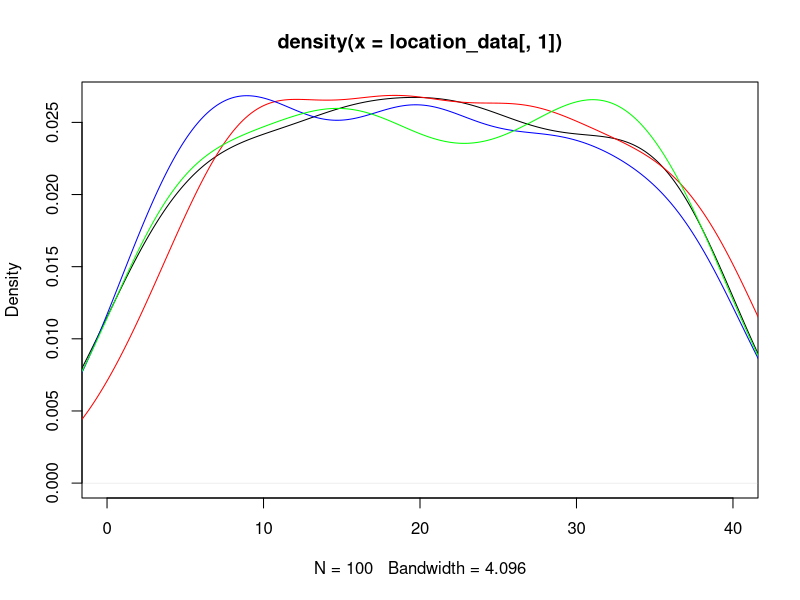
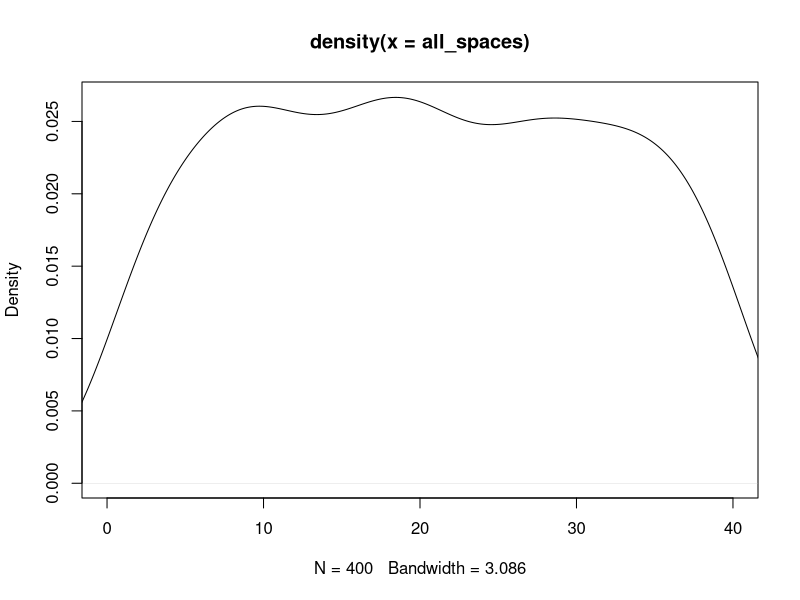
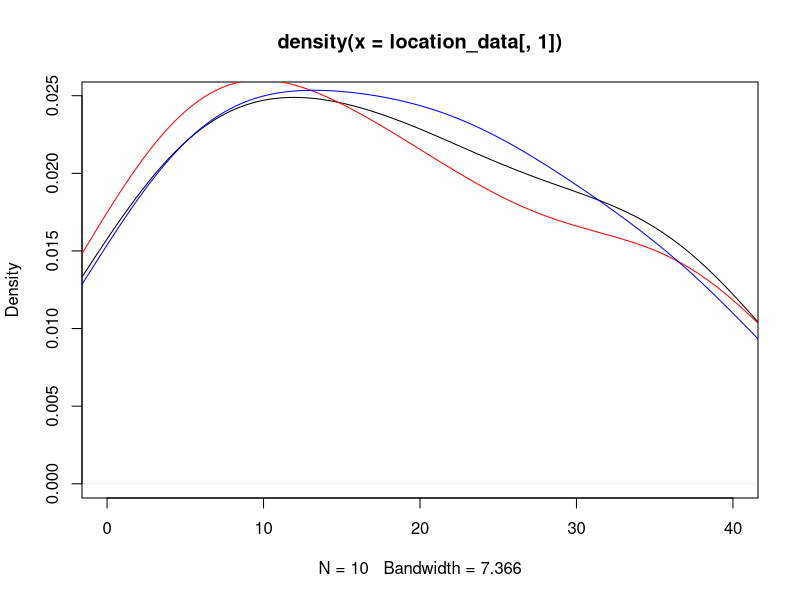
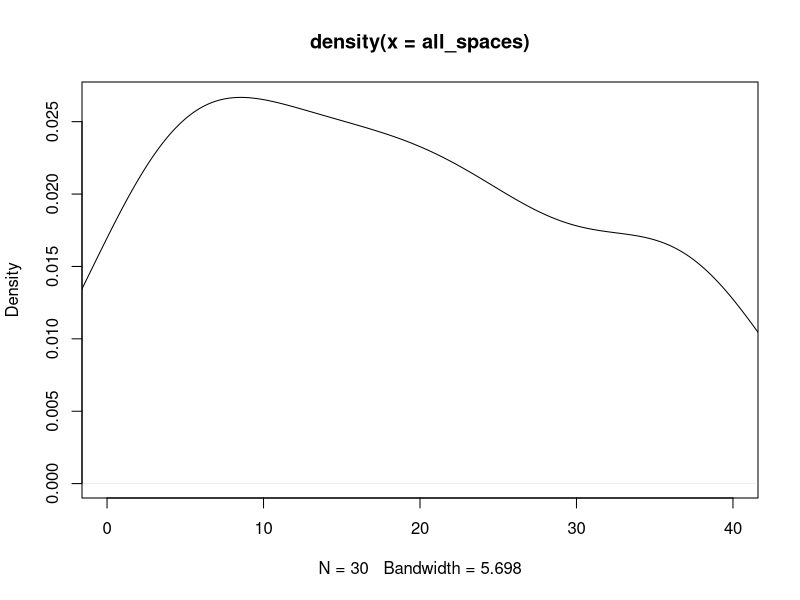

These figures' R source, in order: (Note: this script raises an error after producing the figures.)
## ---- chunk 1
knitr::opts_chunk$set(echo = TRUE)
## ---- chunk 2
#libraries
library(dplyr)
library(ggplot2)
## ---- chunk 3
#Kayleigh
##LET'S GET MOVING

monopolyBoard <- read.csv("MonopolyBoard.csv", header = T)
monopolyBoard

# Using dice rolls to determine where a player will land on the board
#input: "location"; a number 1-40; where the player is on the board
#output: the amount of spaces the player will move until they are on their new location

#note that this is only accounting for standard dice rolls, no special rules yet...

lets_move = function(location) {
  dice_roll_1 <- sample(1:6, 1, replace = TRUE)
  dice_roll_2 <- sample(1:6, 1, replace = TRUE)
  
  roll_total <- sum(dice_roll_1, dice_roll_2)
  roll_double <- dice_roll_1 == dice_roll_2
  
    location = location + roll_total
    
  if (location <= 40) {
    location = location
  } else {
    location = location - 40
  }
  
  space = monopolyBoard$name[monopolyBoard$spaces == location]
  
  print("You're moving forward...")
  print(roll_total)
  
  print("You're on space...")
  print(location)
  
  #print(space) #This prints out the name of the space that they land on. 
}

#testers
lets_move(1)
lets_move(25)
lets_move(38)
lets_move(40)



#A function to move players around the board and to play Monopoly!
#input: "turns"; the amount of turns we should take
#output: a player's new location on the board

lets_play = function(turns) {
  location = 1
  print("Starting Location: GO!")
  for (i in 1:turns) {
    location = lets_move(location)
  }
  print("You've landed on...")
  return(location)
}



lets_play(10) #tester #in this example if you look at a reference monopoly board and "walk" your way around the board with each move being the number in each output, you'll land on the space on the board corresponding to the final output (when counting "GO" as 1 and/or 40) 

#testers 
#"lets_move" and "lets_play" have both been edited to print out phrases for each roll and move to make it easier to determine how the player is moving. 
#"You're moving forward..." gives the player's roll
#"You're on space..." is the players position after 1 turn/"lets_move"
  # Later try to switch this print statement to the name of the spot that the player is on 
#"You've landed on..." gives the final location after running "lets_play" for "x" turns.
  # Later try to switch this print statement to the name of the spot that the player is on 

lets_play(3)
lets_play(10)

## ---- chunk 4
##DOUBLE DOWN

##WORK IN PROGRESS

#A function using dice rolls to determine how many spaces a player will move with the additional rules for "doubles" in Monopoly
#input: "location"; a number 1-40 where the player is on the board
#outut: the number of spaces the player will move on the board, with the special case of rolling three "doubles" and landing in jail
double_down = function(location) {
  dice_roll_1 <- sample(1:6, 1, replace = TRUE)
  dice_roll_2 <- sample(1:6, 1, replace = TRUE)
  
  roll_total <- sum(dice_roll_1, dice_roll_2)
  roll_double <- dice_roll_1 == dice_roll_2
  
  print("roll was")
  print(roll_total)
    
  if (roll_double) {
    
    dice_roll_3 <- sample(1:6, 1, replace = TRUE)
    dice_roll_4 <- sample(1:6, 1, replace = TRUE)
    
    roll_total_2 <- sum(dice_roll_3, dice_roll_4)
    roll_double_2 <- dice_roll_3 == dice_roll_4
    
    print("roll double was")
    print(roll_total_2)

    
    if (roll_double_2) {
      dice_roll_5 <- sample(1:6, 1, replace = TRUE)
      dice_roll_6 <- sample(1:6, 1, replace = TRUE)
      
      roll_total_3 <- sum(dice_roll_5, dice_roll_6)
      roll_double_3 <- dice_roll_5 == dice_roll_6
      
      print("roll double was")
      print(roll_total_3)
      
      if (roll_double_3) {
        location = 11 #Jail
        print("doubles, doubles, doubles")
        print("You're going to JAIL!")
        
      } else {
        location = location + roll_total + roll_total_2 + roll_total_3
        print("doubles, doubles, not doubles")
        print("You're moving forward...")
        print(roll_total + roll_total_2 + roll_total_3)
      }
    } else {
      location = location + roll_total + roll_total_2
      print("doubles, not doubles")
      print("You're moving forward...")
      print(roll_total+roll_total_2)
    }
  } else {
    location = location + roll_total
    print("no doubles")
    print("You're moving forward...")
    print(roll_total)
  }

    
  if (location <= 40) {
    location = location
  } else {
    location = location - 40
  }

  
  print("You're on space...")
  print(location)
}

double_down(1)
#text out in the function is kinda funky right but it's just to make sure its working right
#In final version switch all dice rolls to sample(1:6,...)

## ---- chunk 5
##CHANCE AND COMMUNITY CHEST CARDS
Card_Numbers <- c(1, 2, 3, 4, 5, 6, 7, 8, 9, 10, 11, 12, 13, 14, 15, 16)

Chance_Cards <- c("Advance to Boardwalk", "Advance to Go (Collect $200)", "Advance to Illinois Avenue. If you pass Go, collect $200", "Advance to St. Charles Place. If you pass Go, collect $200", "Advance to the nearest Railroad. If unowned, you may buy it from the Bank. If owned, pay owner twice the rental to which they are otherwise entitled", "Advance to the nearest Railroad. If unowned, you may buy it from the Bank. If owned, pay owner twice the rental to which they are otherwise entitled", "Advance token to nearest Utility. If unowned, you may buy it from the Bank. If owned, throw dice and pay owner a total ten times amount thrown", "Bank pays you dividend of $50", "Get Out of Jail Free", "Go Back 3 Spaces", "Go to Jail. Go directly to Jail, do not pass Go, do not collect $200", "Make general repairs on all your property. For each house pay $25. For each hotel pay $100", "Speeding fine $15", "Take a trip to Reading Railroad. If you pass Go, collect $200", "You have been elected Chairman of the Board. Pay each player $50", "Your building loan matures. Collect $150")

Chance <- data.frame(Chance_Cards, Card_Numbers)
Chance
##Chance cards to move a player to a new space:
  #1 -> Advance to Boardwalk (space 40)
  #2 -> Advance to Go (space 1)
  #3 -> Advance to Illinois Avenue (space 25)
  #4 -> Advance to St. Charles Place (space 12)
  #5 -> Advance to nearest Railroad (space(s) 6, 16, 26, 36)
  #6 -> Advance to nearest Railraod (space(s) 6, 16, 26, 36)
  #7 -> Advance to nearest Utility (space(s) 13, 29)
  #11 -> Go to Jail (space 11)
  #14 -> Take a trip to Reading Railroad (space 6)

Community_Chest_Cards <- c("Advance to Go (Collect $200)", "Bank error in your favor. Collect $200", "Doctor’s fee. Pay $50", "From sale of stock you get $50", "Get Out of Jail Free", "Go to Jail. Go directly to jail, do not pass Go, do not collect $200", "Holiday fund matures. Receive $100", "Income tax refund. Collect $20", "It is your birthday. Collect $10 from every player", "Life insurance matures. Collect $100", "Pay hospital fees of $100", "Pay school fees of $50", "Receive $25 consultancy fee", "You are assessed for street repair. $40 per house. $115 per hotel", "You have won second prize in a beauty contest. Collect $10", "You inherit $100")

Community_Chest <- data.frame(Community_Chest_Cards, Card_Numbers)
Community_Chest

##Community Chest Cards that move a player to a new space:
  #1 -> Advance to GO (space 1)
  #5 -> Go to Jail (space 11)

## ---- chunk 6
# heidi

#the function "who_goes_first" simulates the initial roll before the game begins in order to determine which player goes first
# input is a number of how many players are going to be playing
# output is the value of each players roll and the player that will start the game based on who had the highest roll
who_goes_first <- function(num_players){
  initial_rolls <- c()
  for (i in 1:num_players) {
    player_i_roll <- sum(sample(1:6, 2, replace=TRUE))
    initial_rolls <- c(initial_rolls, player_i_roll) # vector of every player's roll
    print(paste("Player", i, "rolled", player_i_roll))
  }
  cat("\n")
  if(sum(initial_rolls == max(initial_rolls)) >= 2){
    while (sum(initial_rolls == max(initial_rolls)) >= 2) { # if players tied for highest number
      tied_players <- which(initial_rolls==max(initial_rolls)) # identify which players tied
      print("It's a tie! Roll again")
      cat("\n")
      tie_breaker_rolls <- c()
      for (i in tied_players) { # tied players roll again
       player_i_roll2 <- sum(sample(1:6, 2, replace=TRUE))
       tie_breaker_rolls <- c(tie_breaker_rolls, player_i_roll2)
       print(paste("Player", i, "rolled", player_i_roll2))
      }
      initial_rolls <- tie_breaker_rolls
      highest_roll <- max(tie_breaker_rolls)
      highest_player2 <- tied_players[which(tie_breaker_rolls == highest_roll)]
    }
    cat("\n")
    print(paste("Player", highest_player2, "goes first!"))
  }
  else {
    highest_player <- which.max(initial_rolls) # who rolled the highest number
    print(paste("Player", highest_player, "goes first!"))
  }
}

who_goes_first(4) # test function

## ---- chunk 7
# Olivia
# Website for data: https://stat-jet-asu.github.io/Datasets/InstructorDescriptions/monopoly.html

monopolyBoard <- read.csv("MonopolyBoard.csv", header = T)
head(monopolyBoard)

# This section is for question number 2

# Kayleigh's lets_play function from above incorporating players and density plots
# uses lets_move function from above
# input: turns, # of turns to iterate through; players, number of players (2-4)
# output: density plot with a line for each player's frequency of spaces landed on 
# & density plot for the combined frequency of spaces landed on for all players

lets_play = function(turns, players) {
  location_data <- as.data.frame(matrix(nrow = turns, ncol = players))
  
for (j in 1:players) {
  location = 1
  
  for (i in 1:turns) {
    
    location = lets_move(location)
    location_data[i,j] <- location
    }
  }
  
  # creates density plot of frequency of landing on each space for each player
  plot(density(location_data[,1]), xlim = c(0,40), col = "black")
  
  colors <- c("red", "blue", "green")
  
  for (k in 2:players) {
  lines(density(location_data[,k]), col = colors[k-1]) # adds a density line for each player after the first
  }
  
  # creates density plot for total frequency landing on each space (all players spaces included)
  all_spaces <- as.vector(as.matrix(location_data))
  plot(density(all_spaces), xlim = c(0,40), col = "black")
  
}
lets_play(100, 4)

## ---- chunk 8
who_goes_first2 <- function(num_players){
  initial_rolls <- c()
  for (i in 1:num_players) {
    player_i_roll <- sum(sample(1:6, 2, replace=TRUE))
    initial_rolls <- c(initial_rolls, player_i_roll) # vector of every player's roll
#    print(paste("Player", i, "rolled", player_i_roll))
  }
  cat("\n")
  if(sum(initial_rolls == max(initial_rolls)) >= 2){
    while (sum(initial_rolls == max(initial_rolls)) >= 2) { # if players tied for highest number
      tied_players <- which(initial_rolls==max(initial_rolls)) # identify which players tied
#      print("It's a tie! Roll again")
#      cat("\n")
      tie_breaker_rolls <- c()
      for (i in tied_players) { # tied players roll again
       player_i_roll2 <- sum(sample(1:6, 2, replace=TRUE))
       tie_breaker_rolls <- c(tie_breaker_rolls, player_i_roll2)
#       print(paste("Player", i, "rolled", player_i_roll2))
      }
      initial_rolls <- tie_breaker_rolls
      highest_roll <- max(tie_breaker_rolls)
      highest_player2 <- tied_players[which(tie_breaker_rolls == highest_roll)]
    }
#    cat("\n")
#    print(paste("Player", highest_player2, "goes first!"))
  }
  else {
    highest_player <- which.max(initial_rolls) # who rolled the highest number
#    print(paste("Player", highest_player, "goes first!"))
#    return(highest_player)
  
    
  # creating player order
  player_order <- length(num_players)
  player_order[1] <- as.integer(highest_player)

 for (j in 2:num_players) {
    
  player_order[j] <- as.integer(player_order[j-1] + 1)
  if (player_order[j] > num_players) {
    player_order[j] <- 1
  }
 }
  print(player_order)
  }
  
  playerlist <- (list(highest_player, player_order))
  return(playerlist)
}

#who_goes_first2(4)

## ---- chunk 9
# Question number 3 -- including jail and double rolls

lets_move2 = function(location) {
  dice_roll_1 <- sample(1:6, 1, replace = TRUE)
  dice_roll_2 <- sample(1:6, 1, replace = TRUE)
  
  roll_total <- sum(dice_roll_1, dice_roll_2)
  roll_double <- dice_roll_1 == dice_roll_2
  
    location = location + roll_total # updates location to be previous location + roll total
    double3 = "false" # double3 is assigned "true" if the player double rolls 3x (as seen in if statement below), otherwise it is assigned "false" 
    
  # first double roll -> roll again
  if (roll_double == TRUE) {
    dice_roll_3 <- sample(1:6, 1, replace = TRUE)
    dice_roll_4 <- sample(1:6, 1, replace = TRUE)
    
    roll_total2 <- sum(dice_roll_3, dice_roll_4)
    roll_double2 <- dice_roll_3 == dice_roll_4
    
    location = location + roll_total2
    double3 = "false"
    
    # if player is at a location past 40, subtract 40 so they go back to the GO space at location "41"
    # this is included in each if statement below so that it applies if player has to roll again
    if (location <= 40) {
      location = location
    } else {
      location = location - 40
    }
     
      # second double roll -> roll again
      if (roll_double2 == TRUE) {
        dice_roll_5 <- sample(1:6, 1, replace = TRUE)
        dice_roll_6 <- sample(1:6, 1, replace = TRUE)
    
        roll_total3 <- sum(dice_roll_5, dice_roll_6)
        roll_double3 <- dice_roll_5 == dice_roll_6
    
        location = location + roll_total3
        double3 = "false"
        
        if (location <= 40) {
          location = location
        } else {
          location = location - 40
        }
        
        # third double roll -> go to jail
          if (roll_double3 == TRUE) {
            location = monopolyBoard$spaces[monopolyBoard$name == "Jail"]
            double3 = "true"
          }
      }
  }  
    
  if (location <= 40) {
    location = location
  } else {
    location = location - 40
  }
  
  listdata <- (list(location, double3)) # creates list for outputs "location" and "double3"
  # if you need to access location from this function, use lets_move2(location)[[1]]
  # if you need to access double3, use lets_move2(double3)[[2]]
  return(listdata)
  
}



# lets_play2 is currently set up to have each player go thru all their turns and then move onto the next player
# probably need to fix this for question 5

## ---- chunk 10

lets_play2 = function(turns, players) {
  
  
  location_data <- as.data.frame(matrix(nrow = turns, ncol = players)) # dataframe will keep data for locations of players for each turn
  double3data <- as.data.frame(matrix(nrow = turns, ncol = players)) # dataframe will say "true" if player double rolled 3x (which lands them in jail) and "false" if they didn't double roll 3x
  
    # puts players in order
    colnames(location_data) <- who_goes_first2(players)[[2]]
  
    location = 1 # each player starts at location 1
    location_data[1,] <- location
    double3 = 0 # initializing "double3" which will be later assigned a "true" or "false" based on if player double rolled 3x
  
    for (i in 2:turns) { # iterates through number of turns
      
        for (j in 1:players) { # rotates through each player
          
        location = lets_move2(location_data[i-1,j])[[1]] # takes location from lets_move2 function and assigns it to location
        location_data[i,j] <- as.integer(location) # puts location value into the dataframe of locations for each player
        double3data[i,j] <- lets_move2(double3)[[2]] # takes "true" or "false" value from double3 and adds it to double3data dataframe
        
      # deals with landing in jail from "go to jail" space and staying there for next 3 turns
      if (31 %in% location_data[i-1,j]) { # if you landed on 31 in the last turn (i-1 turn), you go to jail (space 11) for the ith turn
        location <- 11
        location_data[i,j] <- as.integer(location) # new location is 11
      } else if (11 %in% location_data[i-1,j] & 31 %in% location_data[i-2,j]) { # if you were on space 11 last turn AND you were on space 31 2 turns ago, you stay in jail (space 11) for turn i
        location <- 11
        location_data[i,j] <- as.integer(location)
      } else if (11 %in% location_data[i-2,j] & 31 %in% location_data[i-3,j]) {
        location <- 11
        location_data[i,j] <- as.integer(location)
      }
        
      # landing in jail from 3x double roll and staying there for next 3 turns
      if (11 %in% location_data[i,j] & "true" %in% double3data[i-1,j]) { # if player's location is 11 (jail) and double3data is"true" (player double rolled 3x), player stays in jail. all 3 if/else if statements keep player in jail for the next 3 turns
        location <- 11
        location_data[i,j] <- as.integer(location)
      } else if (11 %in% location_data[i-1,j] & "true" %in% double3data[i-2,j]) { # 
        location <- 11
        location_data[i,j] <- as.integer(location)
      } else if (11 %in% location_data[i-2,j] & "true" %in% double3data[i-3,j]) {
        location <- 11
        location_data[i,j] <- as.integer(location)
      }
        
    }
  }
  print(location_data)
  
  # creates density plot of frequency of landing on each space for each player
  plot(density(location_data[,1]), xlim = c(0,40), col = "black")
  
  colors <- c("red", "blue", "green")
  
  for (k in 2:players) {
    lines(density(location_data[,k]), col = colors[k-1]) # adds a density line for each player after the first
  }
  
  # creates density plot for total frequency landing on each space (all players spaces included)
  all_spaces <- as.vector(as.matrix(location_data))
  plot(density(all_spaces), xlim = c(0,40), col = "black")
  
}
 
lets_play2(10, 3)

# how should we go about recording spaces landed on when double rolls occur?

## ---- chunk 11
#4 - Kayleigh and Maddie 
#Chance - spaces 8, 23, 37
#Community Chest - spaces 3, 18, 34
Chance

Drawing_Chance = function(location) {
  location = location
  draw_card <- sample(1:16, 1, replace = TRUE)
  player_card <- Chance$Chance_Cards[draw_card]
  print(player_card)

  
      if(draw_card == 1) {
        location = 1
      }
      
      if(draw_card == 2) {
        location = 1
      }
      
      if(draw_card == 3) {
        location = 25
      }
  
      if(draw_card == 4){
        location = 12
      }
    
      if(draw_card == 5){
        if(location >= 37 && location <= 5){
              location = 6
            } else {
              if (location >= 6 && location <= 15){
                location = 16
              } else {
                if(location >= 16 && location <= 25){
                  location = 26
                } else {
                  location = 36
                }
              }
            }
    }
  
    if(draw_card == 6){
        if(location >= 37 && location <= 5){
              location = 6
            } else {
              if (location >= 6 && location <= 15){
                location = 16
              } else {
                if(location >= 16 && location <= 25){
                  location = 26
                } else {
                  location = 36
                }
              }
            }
    }
  
    if(draw_card == 7){
        if(location >= 29 && location <= 12){
              location = 13
            } else {
              location = 29
    }
  }
  
    if(draw_card == 11) {
      location = 11
    }
  
    if(draw_card == 14) {
      location = 6
    }
  
    if(draw_card == 10) {
      location = location - 3
    }
  
    location = location
    return(location)
}

Drawing_Chance(8)
Drawing_Chance(23)
Drawing_Chance(37)

Drawing_Community_Chest = function(location) {
  location = location
  draw_card_chest <- sample(1:16, 1, replace = TRUE)
  player_card_chest <- Community_Chest$Community_Chest_Cards[draw_card_chest]
  print(player_card_chest)
  print(location)
  
  if (draw_card_chest == 1) {
    location = 1
  } else {
    if (draw_card_chest == 6) {
    location = 11
    } else {
      location = location
    }
  
  }
  
  location = location 
  return(location)
}

Drawing_Community_Chest(3)
Drawing_Community_Chest(18)
Drawing_Community_Chest(34)

lets_move3 = function(location) {
  dice_roll_1 <- sample(1:6, 1, replace = TRUE)
  dice_roll_2 <- sample(1:6, 1, replace = TRUE)
  
  roll_total <- sum(dice_roll_1, dice_roll_2)
  roll_double <- dice_roll_1 == dice_roll_2
  
    location = location + roll_total
    double3 = "false"
  
  print("your roll total is...")
  print(roll_total)

  if (location <= 40) {
      location = location
  } else {
      location = location - 40
  }
   
  print("your location is...")
  print(location)
  
  if(location == 8 || location == 23 || location == 27) {
    location = Drawing_Chance(location)
    print("your location is...")
    print(location)
  }
  
  if(location == 3 || location == 18 || location == 34) {
    location = Drawing_Community_Chest(location)
    print("your location is...")
    print(location)
  }
    
  # first double roll -> roll again
  if (roll_double == TRUE) {
    dice_roll_3 <- sample(1:6, 1, replace = TRUE)
    dice_roll_4 <- sample(1:6, 1, replace = TRUE)
    
    roll_total2 <- sum(dice_roll_3, dice_roll_4)
    roll_double2 <- dice_roll_3 == dice_roll_4
    
    location = location + roll_total2
    double3 = "false"
    print("1 double")
    
    if (location <= 40) {
      location = location
    } else {
      location = location - 40
    }
    
    
    if(location == 8 || location == 23 || location == 27) {
    location = Drawing_Chance(location)
    }
  
  if(location == 3 || location == 18 || location == 34) {
    location = Drawing_Community_Chest(location)
    }
     
      # second double roll -> roll again
      if (roll_double2 == TRUE) {
        dice_roll_5 <- sample(1:6, 1, replace = TRUE)
        dice_roll_6 <- sample(1:6, 1, replace = TRUE)
    
        roll_total3 <- sum(dice_roll_5, dice_roll_6)
        roll_double3 <- dice_roll_5 == dice_roll_6
    
        location = location + roll_total3
        double3 = "false"
        print("2 doubles")
        
        if (location <= 40) {
          location = location
        } else {
          location = location - 40
        }
        
        if(location == 8 || location == 23 || location == 27) {
          location = Drawing_Chance(location)
        }
  
        if(location == 3 || location == 18 || location == 34) {
          location = Drawing_Community_Chest(location)
         
        }
        
        # third double roll -> go to jail
          if (roll_double3 == TRUE) {
            location = monopolyBoard$spaces[monopolyBoard$name == "Jail"]
            double3 = "true"
            print("three doubles")
          }
      }
  }  
   
  location = location 
  
  print("your location is...")
  print(location)
  listdata <- (list(location, double3))
  return(listdata)
  
}

lets_move3(1)

lets_play3 = function(turns, players) {
  
  location_data <- as.data.frame(matrix(nrow = turns, ncol = players))
  double3data <- as.data.frame(matrix(nrow = turns, ncol = players))
  
  for (j in 1:players) {
    location = 1
    double3 = 0
  
    for (i in 1:turns) {
      
        location = lets_move2(location)[[1]]
        location_data[i,j] <- as.integer(location)
        double3data[i,j] <- lets_move3(double3)[[2]]
        
      # deals with landing in jail from "go to jail" space and staying there for next 3 turns
      if (31 %in% location_data[i-1,j]) { # if you land on 31 (go to jail), next location is in jail (space 11)
        location <- 11
        location_data[i,j] <- as.integer(location)
      } else if (11 %in% location_data[i-1,j] & 31 %in% location_data[i-2,j]) {
        location <- 11
        location_data[i,j] <- as.integer(location)
      } else if (11 %in% location_data[i-2,j] & 31 %in% location_data[i-3,j]) {
        location <- 11
        location_data[i,j] <- as.integer(location)
      }
        
      # landing in jail from 3x double roll and staying there for next 3 turns
      if (11 %in% location_data[i,j] & "true" %in% double3data[i-1,j]) { # "true" means player double rolled 3x -> jail
        location <- 11
        location_data[i,j] <- as.integer(location)
      } else if (11 %in% location_data[i-1,j] & "true" %in% double3data[i-2,j]) { # 
        location <- 11
        location_data[i,j] <- as.integer(location)
      } else if (11 %in% location_data[i-2,j] & "true" %in% double3data[i-3,j]) {
        location <- 11
        location_data[i,j] <- as.integer(location)
      }
        
    }
  }
  #print(location_data)
  
  # creates density plot of frequency of landing on each space for each player
  plot(density(location_data[,1]), xlim = c(0,40), col = "black")
  
  colors <- c("red", "blue", "green")
  
  for (k in 2:players) {
    lines(density(location_data[,k]), col = colors[k-1]) # adds a density line for each player after the first
  }
  
  # creates density plot for total frequency landing on each space (all players spaces included)
  all_spaces <- as.vector(as.matrix(location_data))
  plot(density(all_spaces), xlim = c(0,40), col = "black")
  
}
## ---- chunk 12

monopolyBoard1 <- read.csv("MonopolyBoard.csv", header = T)
head(monopolyBoard1)

kaciesboard <- monopolyBoard1 %>% select(., "name", "type", "color", "spaces")
kaciestibble <- as_tibble(kaciesboard)
kaciestibble

freq <- kaciestibble %>% ggplot(., mapping=aes(x="names" )) +geom_freqpoly()

freq
 
## ---- chunk 13
#hello
dice_roll <- sum(sample(1:6, 2, replace = TRUE))
dice_roll

#Need to figure out how to exchange money between players
Chance_Money <- function(money){
  money = money
  draw_card <- sample(1:16, 1, replace = TRUE)
  player_card <- Chance$Chance_Cards[draw_card]
  print(player_card)
  
  if(draw_card == 2){
    money = money + 200
  }
  
  if(draw_card == 8){
    money = money + 50
  }
  
  if(draw_card == 12){
    if(properties == 5){
      money = money - 125
    }
    if(properties == 6){
      money = money - 150
    }
  }
  
  if(draw_card == 13){
    money = money - 15
  }
  
  if(draw_card == 16){
    money = money + 150
  }
}

#Need to figure out how to exchange money between players
Community_Chest_Money <- function(money){
  money = money
  draw_card <- sample(1:16, 1, replace = TRUE)
  player_card <- Community_Chest$Community_Chest_Cards[draw_card]
  print(player_card)
  
  if(draw_card == 1){
    money = money + 200
  }
  
  if(draw_card == 2){
    money = money + 200
  }
  
  if(draw_card == 3){
    money = money - 50
  }
  
  if(draw_card == 4){
    money = money + 50
  }
  
  if(draw_card == 7){
    money = money + 100
  }
  
  if(draw_card == 8){
    money = money + 20
  }
  
  if(draw_card == 10){
    money = money + 100
  }
  
  if(draw_card == 11){
    money = money - 100
  }
  
  if(draw_card == 12){
    money = money - 50
  }
  
  if(draw_card == 13){
    money = money + 25
  }
  
  if(draw_card == 15){
    money = money + 10
  }
  
  if(draw_card == 16){
    money = money + 100
  }
}

Chance
Community_Chest
## ---- chunk 14
Players <- c("Player 1", "Player 2", "Player 3", "Player 4")
Player_Bank <- c("1250", "1250", "1250", "1250")

The_Players <- data.frame(Players, Player_Bank)
The_Players

monopolyBoard

Property <- c("Mediterranean", "Baltic", "Reading Railroad", "Oriental", "Vermot", "Connecticut", "St. Charles", "Electric Company", "States", "Virginia", "Pennsylvania Railroad", "St. James", "Tennessee", "New York", "Kentucky", "Indiana", "Illinios", "B&O Railroad", "Atlantic", "Ventnor", "Water Works", "Marvin Gardens", "Pacific", "N. Carolina", "Pennsylvania", "Short Line Railroad", "Park Place", "Boardwalk")
Property_Status <- c("Unowned", "Unowned", "Unowned", "Unowned", "Unowned", "Unowned", "Unowned", "Unowned", "Unowned", "Unowned", "Unowned", "Unowned", "Unowned", "Unowned", "Unowned", "Unowned", "Unowned", "Unowned", "Unowned", "Unowned", "Unowned", "Unowned", "Unowned", "Unowned", "Unowned", "Unowned", "Unowned", "Unowned")

The_Properties <- data.frame(Property, Property_Status)
The_Properties

## ---- chunk 15
library(tidyverse)
assigning_properties <- function( ){
  smpl <- sample(1:28, 28, replace = FALSE)
  smpl
  property_order <- data.frame(smpl)
  property_order
}

Owned_Spaces <- sample(1:28, 28, replace = FALSE)
Owned_Spaces
Players <- c("Player 1", "Player 2", "Player 3", "Player 4")
Player_Bank <- c("1250", "1250", "1250", "1250")

The_Players <- data.frame(Players, Player_Bank)
The_Players

The_Players_Owned <- data.frame(Players, Owned_Spaces)
The_Players_Owned <- The_Players_Owned %>% pivot_wider(names_from = Players, values_from = Owned_Spaces)
The_Players_Owned[[1]]
The_Players_Owned[[2]]
The_Players_Owned[[3]]


lets_play3 = function(turns, players) {
  
  location_data <- as.data.frame(matrix(nrow = turns, ncol = players))
  double3data <- as.data.frame(matrix(nrow = turns, ncol = players))
  
  for (j in 1:players) {
    location = 1
    double3 = 0
    
    
    for (i in 1:turns) {
      
        location = lets_move2(location)[[1]]
        location_data[i,j] <- as.integer(location)
        double3data[i,j] <- lets_move3(double3)[[2]]
        
      # deals with landing in jail from "go to jail" space and staying there for next 3 turns
      if (31 %in% location_data[i-1,j]) { # if you land on 31 (go to jail), next location is in jail (space 11)
        location <- 11
        location_data[i,j] <- as.integer(location)
      } else if (11 %in% location_data[i-1,j] & 31 %in% location_data[i-2,j]) {
        location <- 11
        location_data[i,j] <- as.integer(location)
      } else if (11 %in% location_data[i-2,j] & 31 %in% location_data[i-3,j]) {
        location <- 11
        location_data[i,j] <- as.integer(location)
      }
        
      # landing in jail from 3x double roll and staying there for next 3 turns
      if (11 %in% location_data[i,j] & "true" %in% double3data[i-1,j]) { # "true" means player double rolled 3x -> jail
        location <- 11
        location_data[i,j] <- as.integer(location)
      } else if (11 %in% location_data[i-1,j] & "true" %in% double3data[i-2,j]) { # 
        location <- 11
        location_data[i,j] <- as.integer(location)
      } else if (11 %in% location_data[i-2,j] & "true" %in% double3data[i-3,j]) {
        location <- 11
        location_data[i,j] <- as.integer(location)
      }
        
    }
  }
  #print(location_data)
  
  # creates density plot of frequency of landing on each space for each player
  plot(density(location_data[,1]), xlim = c(0,40), col = "black")
  
  colors <- c("red", "blue", "green")
  
  for (k in 2:players) {
    lines(density(location_data[,k]), col = colors[k-1]) # adds a density line for each player after the first
  }
  
  # creates density plot for total frequency landing on each space (all players spaces included)
  all_spaces <- as.vector(as.matrix(location_data))
  plot(density(all_spaces), xlim = c(0,40), col = "black")
  
}
